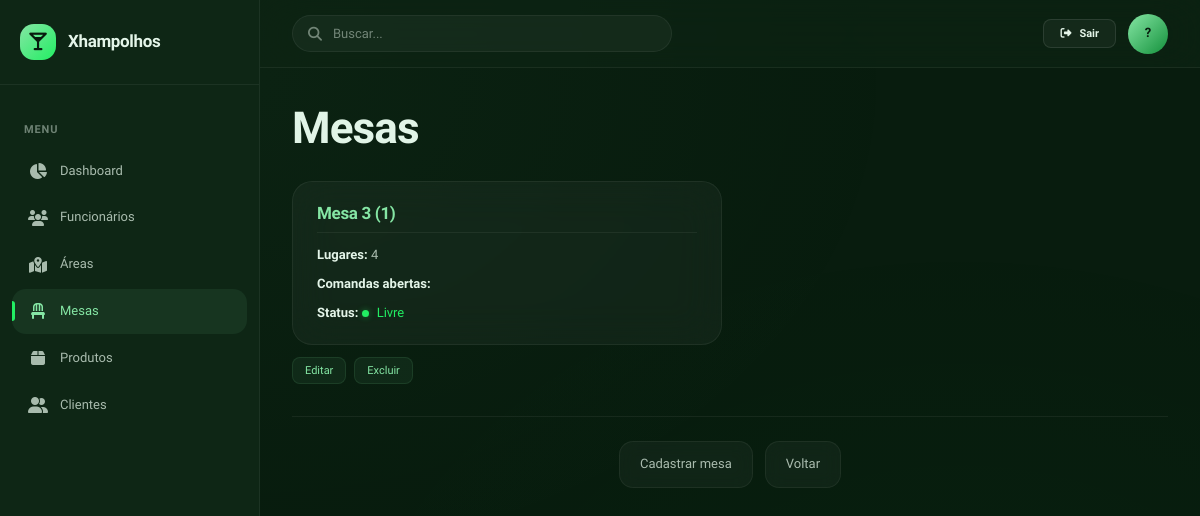
Page /empresas/1/mesas/ on the committed database.
### apps/empresas/models.py (models this page shows, shortened)
class MesaModel(models.Model):
    empresa = models.ForeignKey(
        EmpresaModel,
        on_delete=models.CASCADE,
        related_name="mesas"
    )
    numero = models.IntegerField()
    qtd_lugares = models.IntegerField(default=4)
    disponivel = models.BooleanField(default=True)
    data_cadastro = models.DateTimeField(auto_now_add=True)

### apps/empresas/views.py (the view)
# urls.py: path("<int:id>/mesas/", views.mesasView, name="mesas"),
def mesasView(request, id):
    empresa = get_object_or_404(EmpresaModel, id=id)
    contexto = {
        "id": id,
        "mesas": empresa.mesas.all(),
        "empresa": empresa,
    }
    return render(request, "empresas/mesas/empresasMesas.html", contexto)

### templates/empresas/mesas/empresasMesas.html (shortened to what this page needs)
{% extends 'empresas/base.html' %}
{% block inner_content %}
    <h1>Mesas</h1>
    <div class="lista-mesas">
        {% for mesa in mesas %}
        <div class="entity-grid-item">
            {% include "componentes/mesaCard.html" with mesa=mesa %}
            <div class="lista-actions">
                <a href="{% url 'empresas:mesasEditar' mesa.empresa.id mesa.id %}">Editar</a>
                <a href="{% url 'empresas:mesasDeletar' mesa.empresa.id mesa.id %}">Excluir</a>
            </div>
        </div>
        {% endfor %}
    </div>
    <div class="nav-links">
        <a href="{% url 'empresas:mesasCadastrar' id %}">Cadastrar mesa</a>
        <a href="{% url 'empresas:overview' id %}">Voltar</a>
    </div>
{% endblock %}

### templates/componentes/mesaCard.html
<div class="entity-card">
    <h3>Mesa {{ mesa.numero }} ({{ mesa.id }})</h3>
    <p><strong>Lugares:</strong> {{ mesa.qtd_lugares }}</p>
    <p><strong>Comandas abertas:</strong> {{ mesa.qtd_comandas }}</p>
    <p>
        <strong>Status:</strong>
        {% if mesa.ocupada %}
            <span class="status status-ocupada">Ocupada</span>
        {% else %}
            <span class="status status-livre">Livre</span>
        {% endif %}
    </p>
</div>

### static/css/variables.css (style rules this page uses)
:root { --bg-deep: #081C0E; --bg-surface-1: #0E2615; --bg-surface-2: #14311D; --bg-elevated: #1A3D25; --primary: #85E6A4; --primary-light: #A8F0BF; --primary-dark: #14913C; --accent: #22EE63; --accent-glow: rgba(34, 238, 99, 0.12); --text-primary: #E4F5E9; --text-secondary: rgba(228, 245, 233, 0.72); --text-muted: rgba(228, 245, 233, 0.45); --glass-bg: rgba(255, 255, 255, 0.04); --glass-hover: rgba(255, 255, 255, 0.07); --glass-active: rgba(133, 230, 164, 0.08); --glass-border: rgba(255, 255, 255, 0.06); --glass-border-hover: rgba(255, 255, 255, 0.1); --glass-blur: 20px; --border-subtle: rgba(255, 255, 255, 0.06); --border-default: rgba(255, 255, 255, 0.1); --shadow-sm: 0 1px 3px rgba(0, 0, 0, 0.3); --shadow-md: 0 4px 20px rgba(0, 0, 0, 0.4); --shadow-lg: 0 8px 40px rgba(0, 0, 0, 0.5); --shadow-xl: 0 16px 60px rgba(0, 0, 0, 0.6); --shadow-glow: 0 0 24px rgba(34, 238, 99, 0.08); --font-display: 'Lexend', sans-serif; --font-body: 'Lexend', sans-serif; --text-xs: 0.6875rem; --text-sm: 0.8125rem; --text-base: 0.9375rem; --text-lg: 1.0625rem; --text-xl: 1.25rem; --text-2xl: 1.5rem; --text-3xl: 2rem; --text-4xl: 2.75rem; --text-5xl: 3.5rem; --space-1: 4px; --space-2: 8px; --space-3: 12px; --space-4: 16px; --space-5: 20px; --space-6: 24px; --space-8: 32px; --space-10: 40px; --space-12: 48px; --space-16: 64px; --radius-sm: 8px; --radius-md: 14px; --radius-lg: 20px; --radius-xl: 24px; --radius-2xl: 28px; --radius-full: 9999px; --transition-fast: 150ms cubic-bezier(0.16, 1, 0.3, 1); --transition-base: 250ms cubic-bezier(0.16, 1, 0.3, 1); --transition-slow: 400ms cubic-bezier(0.16, 1, 0.3, 1); --sidebar-width: 260px; --topbar-height: 68px; }

### static/css/base.css (style rules this page uses)
*, *::before, *::after { margin: 0; padding: 0; box-sizing: border-box; }
html { font-size: 16px; -webkit-font-smoothing: antialiased; -moz-osx-font-smoothing: grayscale; }
body { font-family: var(--font-body); font-size: var(--text-base); line-height: 1.6; color: var(--text-primary); background: var(--bg-deep); min-height: 100vh; overflow-x: hidden; }
body::before { content: ''; position: fixed; top: 0; left: 0; width: 100%; height: 100%; background: radial-gradient(ellipse at 20% 10%, rgba(133, 230, 164, 0.03) 0%, transparent 50%), radial-gradient(ellipse at 80% 90%, rgba(34, 238, 99, 0.02) 0%, transparent 50%); pointer-events: none; z-index: 0; }
h1, h2, h3, h4, h5, h6 { font-family: var(--font-display); font-weight: 600; line-height: 1.3; color: var(--text-primary); letter-spacing: -0.02em; }
h1 { font-size: var(--text-4xl); margin-bottom: var(--space-2); font-weight: 700; }
h3 { font-size: var(--text-xl); margin-bottom: var(--space-3); }
p { margin-bottom: var(--space-4); color: var(--text-secondary); }
a { color: var(--primary); text-decoration: none; transition: color var(--transition-fast); }
strong { font-weight: 600; color: var(--text-primary); }

### rows in the picture
MesaModel: numero "3", id "1", qtd_lugares "4"
